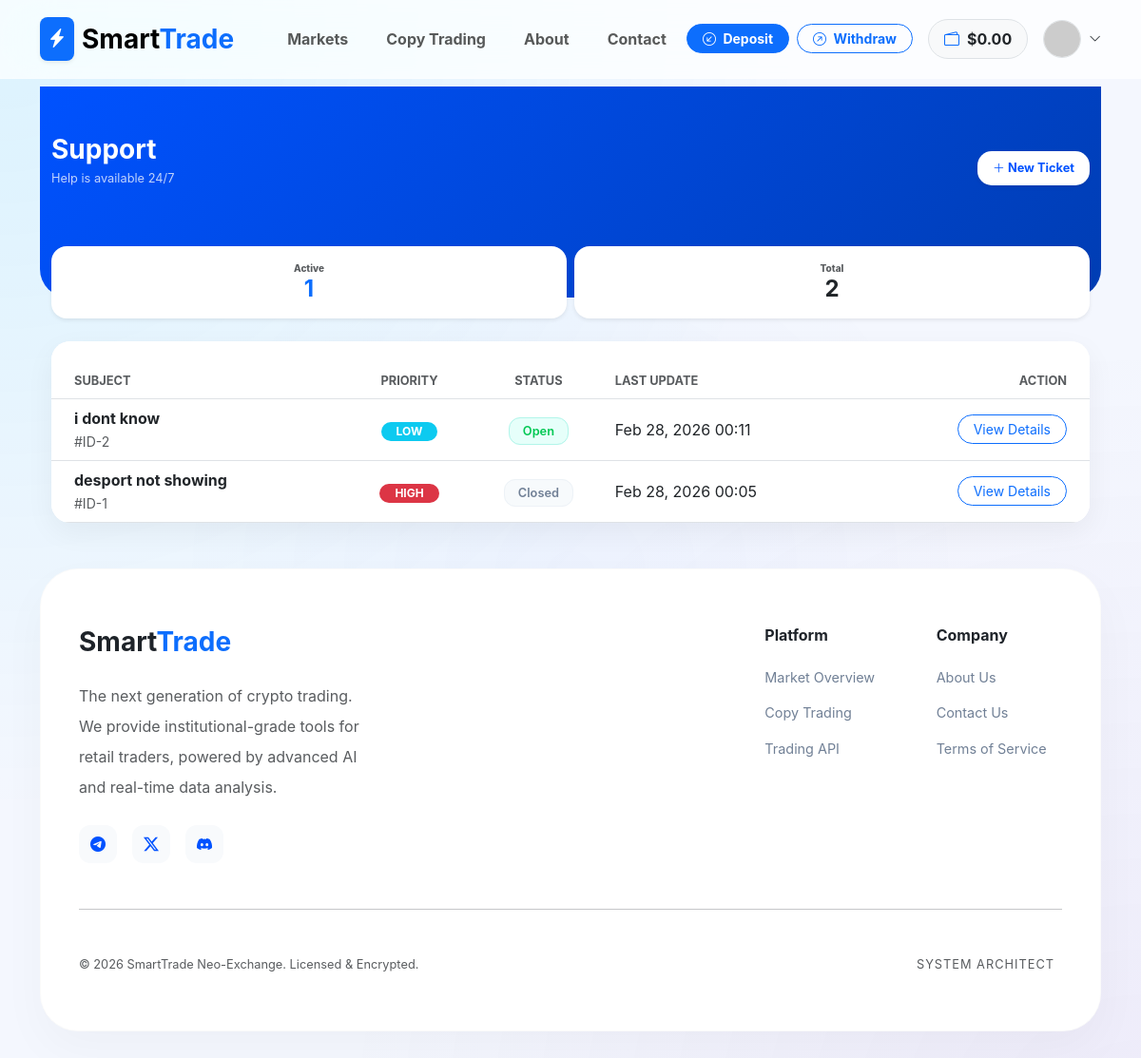
Page /accounts/tickets/ (signed in) on the earlier database version.
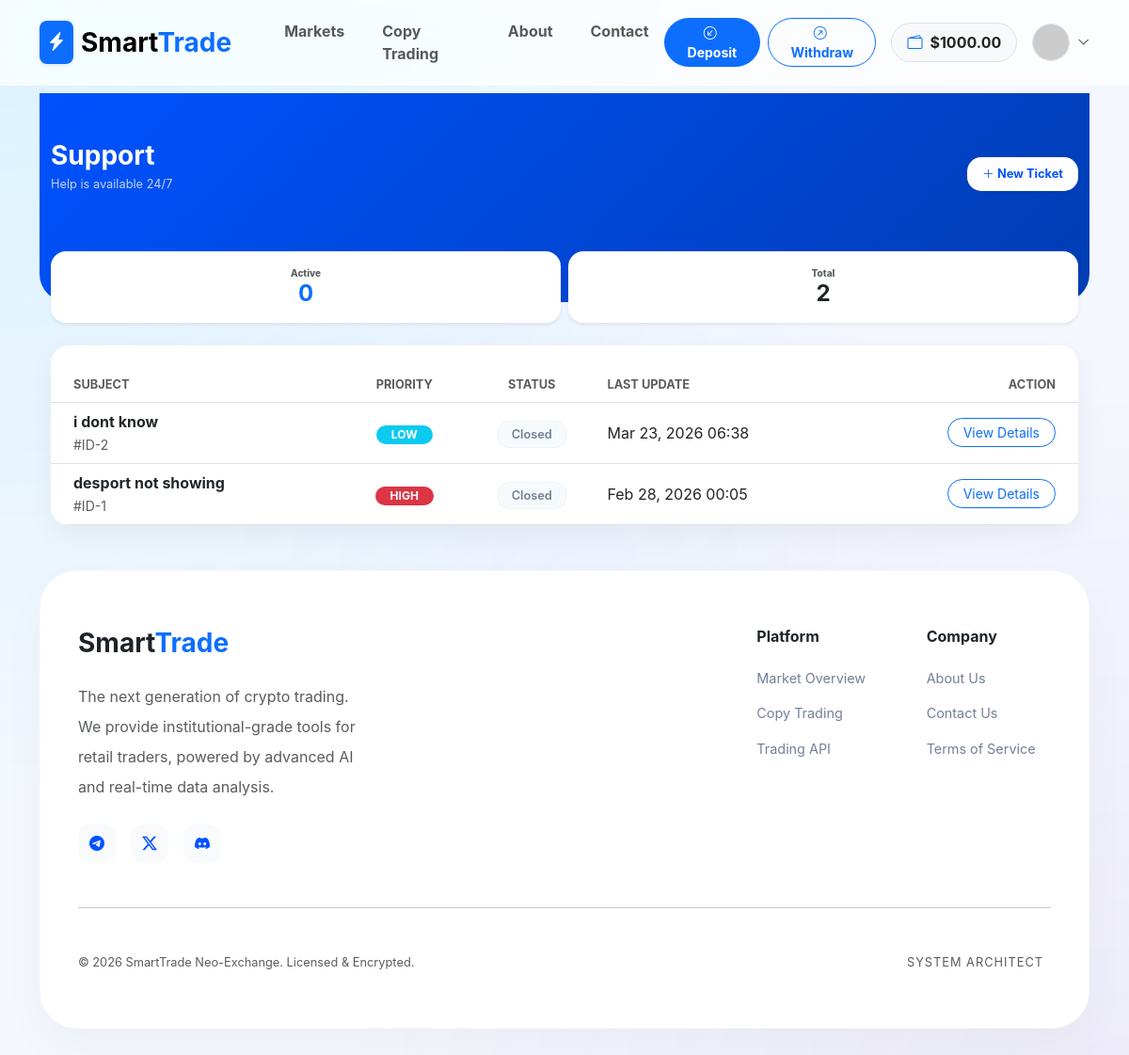
Same page on the later database version.
### apps/accounts/models.py (models this page shows, shortened)
class User(AbstractUser):
    email = models.EmailField(unique=True, verbose_name="Email Address")
    balance = models.DecimalField(
        max_digits=20,
        decimal_places=2,
        default=0.00,
        verbose_name="Total Balance (USDT)"
    )
    wallet_address = models.CharField(
        max_length=255,
        blank=True,
        null=True,
        verbose_name="User Wallet Address"
    )
    is_verified = models.BooleanField(default=True)
    referred_by = models.ForeignKey('self', on_delete=models.SET_NULL, null=True, blank=True)
    referral_code = models.CharField(max_length=10, unique=True, blank=True)
    USERNAME_FIELD = 'email'
    REQUIRED_FIELDS = ['username']
    class Meta:
        verbose_name = 'User'
        verbose_name_plural = 'Users'

class Ticket(models.Model):
    STATUS_CHOICES = [
        ('open', 'Open'),
        ('pending', 'Pending'),
        ('closed', 'Closed'),
    ]
    URGENCY_CHOICES = [
        ('low', 'Low'),
        ('medium', 'Medium'),
        ('high', 'High'),
    ]
    user = models.ForeignKey(settings.AUTH_USER_MODEL, on_delete=models.CASCADE, related_name='tickets')
    subject = models.CharField(max_length=255)
    status = models.CharField(max_length=10, choices=STATUS_CHOICES, default='open')
    urgency = models.CharField(max_length=10, choices=URGENCY_CHOICES, default='medium')
    created_at = models.DateTimeField(auto_now_add=True)
    updated_at = models.DateTimeField(auto_now=True)
    class Meta:
        ordering = ['-updated_at']

### apps/accounts/views.py (the view)
# urls.py: path('tickets/', ticket_list, name='ticket_list'),
@login_required
def ticket_list(request):
    tickets = Ticket.objects.filter(user=request.user).order_by('-updated_at')
    open_tickets_count = tickets.filter(status='open').count()
    context = {
        'tickets': tickets,
        'open_count': open_tickets_count,
    }
    return render(request, 'accounts/tickets/ticket_list.html', context)

### apps/accounts/views.py (called while the page is built)
def user_notifications(request):
    if request.user.is_authenticated:
        return {
            'unread_notifications': request.user.notifications.filter(is_read=False).order_by('-created_at')
        }
    return {}

### templates/accounts/tickets/ticket_list.html (shortened to what this page needs)
{% extends 'base.html' %}
{% block content %}
<div class="user-welcome-section">
    <div class="container">
        <div class="row align-items-center">
            <div class="col-7 col-md-7 text-start mb-0">
                <h1 class="fw-bold mb-1 fs-3">Support</h1>
                <p class="opacity-75 small">Help is available 24/7</p>
            </div>
            <div class="col-5 col-md-5 text-end">
                <a href="{% url 'accounts:create_ticket' %}" class="btn btn-create shadow-sm py-2 px-3 small">
                    <i class="bi bi-plus-lg"></i> <span class="d-none d-md-inline">New Ticket</span>
                </a>
            </div>
        </div>
    </div>
</div>
<div class="container mb-5 mt-2">
    <div class="row g-2 mb-4 mt-2">
        <div class="col-6">
            <div class="p-3 bg-white rounded-4 border-0 shadow-sm text-center">
                <div class="text-muted" style="font-size: 10px; font-weight: 800; text-uppercase: uppercase;">Active</div>
                <div class="h4 fw-bold text-primary mb-0">{{ open_count }}</div>
            </div>
        </div>
        <div class="col-6">
            <div class="p-3 bg-white rounded-4 border-0 shadow-sm text-center">
                <div class="text-muted" style="font-size: 10px; font-weight: 800; text-uppercase: uppercase;">Total</div>
                <div class="h4 fw-bold text-dark mb-0">{{ tickets.count }}</div>
            </div>
        </div>
    </div>
    <div class="desktop-view glass-card overflow-hidden">
        <div class="table-responsive">
            <table class="table align-middle mb-0">
                <thead class="bg-light">
                    <tr style="height: 60px;">
                        <th class="ps-4 text-muted small fw-bold">SUBJECT</th>
                        <th class="text-center text-muted small fw-bold">PRIORITY</th>
                        <th class="text-center text-muted small fw-bold">STATUS</th>
                        <th class="text-muted small fw-bold">LAST UPDATE</th>
                        <th class="pe-4 text-end text-muted small fw-bold">ACTION</th>
                    </tr>
                </thead>
                <tbody>
                    {% for ticket in tickets %}
                    <tr>
                        <td class="ps-4">
                            <div class="fw-bold text-dark">{{ ticket.subject }}</div>
                            <small class="text-muted">#ID-{{ ticket.id }}</small>
                        </td>
                        <td class="text-center">
                            <span class="badge {% if ticket.urgency == 'high' %}bg-danger{% elif ticket.urgency == 'medium' %}bg-warning text-dark{% else %}bg-info{% endif %} rounded-pill px-3 py-1">
                                {{ ticket.urgency|upper }}
                            </span>
                        </td>
                        <td class="text-center">
                            <span class="badge-user {% if ticket.status == 'open' %}badge-open{% else %}badge-closed{% endif %}">
                                {{ ticket.get_status_display }}
                            </span>
                        </td>
                        <td>{{ ticket.updated_at|date:"M d, Y H:i" }}</td>
                        <td class="pe-4 text-end">
                            <a href="{% url 'accounts:ticket_detail' ticket.id %}" class="btn btn-outline-primary btn-sm rounded-pill px-3">View Details</a>
                        </td>
                    </tr>
                    {% endfor %}
                </tbody>
            </table>
        </div>
    </div>
</div>
{% endblock %}

### templates/base.html (shortened to what the changed rows need)
<!DOCTYPE html>
<html lang="en">
<head>
    <link href="https://cdn.jsdelivr.net/npm/bootstrap@5.3.0/dist/css/bootstrap.min.css" rel="stylesheet">
    <link rel="stylesheet" href="https://cdn.jsdelivr.net/npm/bootstrap-icons@1.11.0/font/bootstrap-icons.css">
    <link href="https://cdn.jsdelivr.net/gh/rastikerdar/vazirmatn@v33.003/Vazirmatn-font-face.css" rel="stylesheet">
    <link rel="stylesheet" href="https://cdnjs.cloudflare.com/ajax/libs/animate.css/4.1.1/animate.min.css"/>
</head>
<body>
<nav class="navbar navbar-expand-lg sticky-top d-none d-lg-block">
    <div class="container">
        <div class="collapse navbar-collapse">
            <div class="ms-auto d-flex align-items-center gap-3">
                {% if user.is_authenticated %}
                    <div class="d-none d-xl-flex gap-2">
                        <a href="{% url 'transactions:deposit' %}" class="btn btn-sm btn-primary rounded-pill px-3 fw-bold">
                            <i class="bi bi-arrow-down-left-circle me-1"></i> Deposit
                        </a>
                        <a href="{% url 'transactions:withdraw' %}" class="btn btn-sm btn-outline-primary rounded-pill px-3 fw-bold">
                            <i class="bi bi-arrow-up-right-circle me-1"></i> Withdraw
                        </a>
                    </div>
                    <div class="bg-light px-3 py-2 rounded-pill fw-bold border d-flex align-items-center">
                        <i class="bi bi-wallet2 text-primary me-2"></i>
                        <span class="text-dark">${{ user.balance|floatformat:2 }}</span>
                    </div>
                    <div class="dropdown">
                        <div class="d-flex align-items-center gap-2" data-bs-toggle="dropdown" style="cursor:pointer">
                            <img src="https://ui-avatars.com/api/?name={{ user.username }}&background=0052FF&color=fff&bold=true" class="rounded-circle border" width="40" height="40">
                            <i class="bi bi-chevron-down small"></i>
                        </div>
                    </div>
                {% else %}
                    <a href="{% url 'accounts:login' %}" class="btn fw-bold px-4">Login</a>
                    <a href="{% url 'accounts:register' %}" class="btn btn-primary rounded-pill px-4 fw-bold shadow-sm">Join Now</a>
                {% endif %}
            </div>
        </div>
    </div>
</nav>
<div class="container mt-2 animate__animated animate__fadeIn">
    {% block content %}{% endblock %}
</div>
</body>
</html>

Differences in the rows shown:
changed User: balance "0.00" → "1000.00"
changed Ticket "i dont know": status "Open" → "Closed"; updated_at "Feb 28, 2026 00:11" → "Mar 23, 2026 06:38"
Other differences:
{{ open_count }}: "1" → "0"
